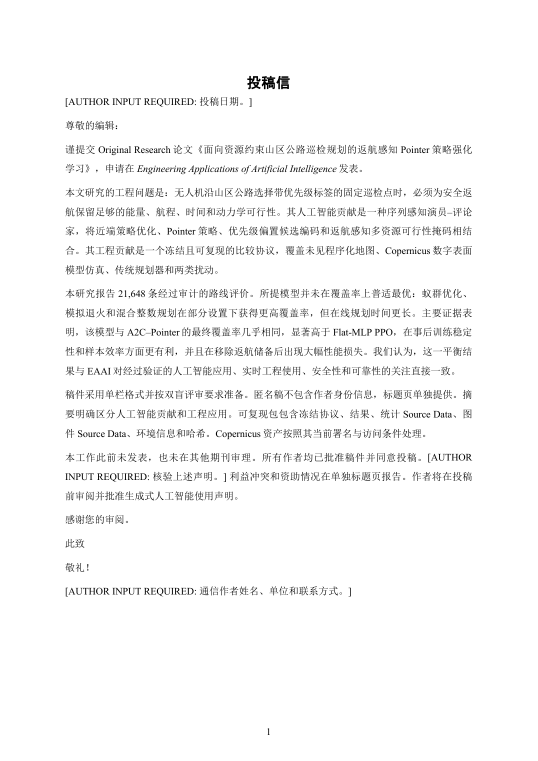
#> input picture paper_delivery/EAAI_format_translation_v3_2026-08-09/qa/docx_render/EAAI_cover_letter_zh_v3/page-1.png, 1075 x 1521 px (shown at 1/2 size)
$ python -i render_and_contact_v3.py   (imports and definitions only)
#> lines starting #> are read from the running program, lines starting #| are printed output that depends on the picture; after the words box and inside, x2 and y2 are one past the last pixel; in counts of white or black regions, pixels touching at a corner belong together
from __future__ import annotations

"""将全部Word导出的PDF逐页转为PNG，并生成二页联系表供人工逐页检查。"""

import json
import subprocess
from pathlib import Path

from PIL import Image, ImageChops, ImageDraw


ROOT = Path(__file__).resolve().parents[1]
RENDER = ROOT / "qa" / "docx_render"
CONTACT = ROOT / "qa" / "contact_sheets"
PDFTOPPM = Path(r"C:\Users\xsp\.cache\codex-runtimes\codex-primary-runtime\dependencies\native\poppler\Library\bin\pdftoppm.exe")


def page_number(path: Path) -> int:
    return int(path.stem.rsplit("-", 1)[-1])


# [8 lines left out: function render_pdf, not called in this run]


def content_bbox(im: Image.Image) -> tuple[int, int, int, int] | None:
    rgb = im.convert("RGB")
    bg = Image.new("RGB", rgb.size, "white")
    diff = ImageChops.difference(rgb, bg).convert("L").point(lambda x: 255 if x > 10 else 0)
    return diff.getbbox()


# [38 lines left out: functions make_contacts, main, not called in this run]


# [2 lines not run here, left out]

>>> from PIL import Image
>>> picture = Image.open('../qa/docx_render/EAAI_cover_letter_zh_v3/page-1.png')
#> picture is the input picture: PIL image 1075x1521 RGB; min 0, max 255, mean 247.5
>>> result = content_bbox(picture)
#> in content_bbox, `bg = Image.new("RGB", rgb.size, "white")`: bg: PIL image 1075x1521 RGB; every value is 255
#> in content_bbox, `diff = ImageChops.difference(rgb, bg).convert("L").point(lambda x: 255..`:
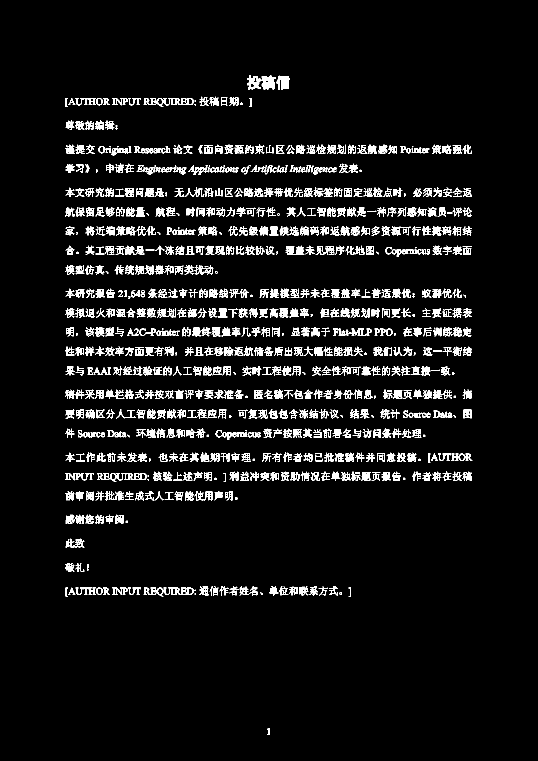
#> diff: PIL image 1075x1521 L (shown at 1/2 size); 6.1% white in thin lines or dots, all inside (x1, y1, x2, y2) = (130, 151, 945, 1470)
#> result = (130, 151, 945, 1470)

$ run again, on paper_delivery/EAAI_format_translation_v3_2026-08-09/qa/docx_render/EAAI_manuscript_anonymized_v3/page-06.png
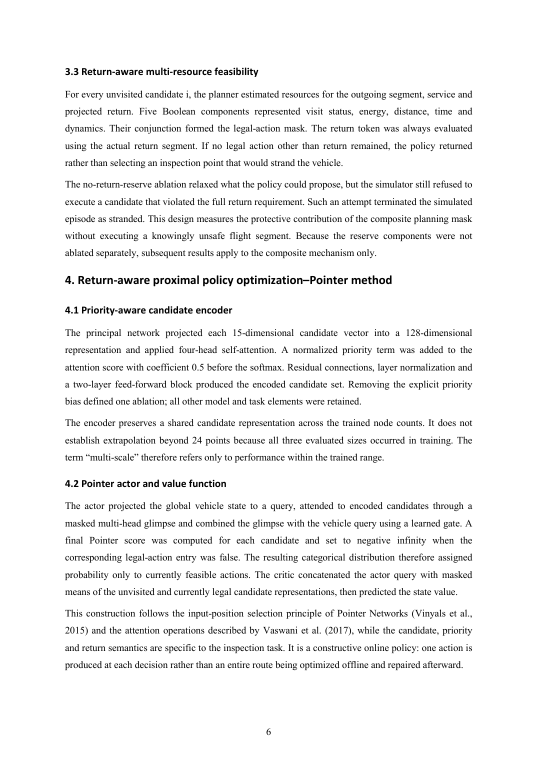
#> input picture paper_delivery/EAAI_format_translation_v3_2026-08-09/qa/docx_render/EAAI_manuscript_anonymized_v3/page-06.png, 1075 x 1521 px (shown at 1/2 size)
#> picture is the input picture: PIL image 1075x1521 RGB; min 0, max 255, mean 242.6
#> bg: PIL image 1075x1521 RGB; every value is 255
#> in content_bbox, `diff = ImageChops.difference(rgb, bg).convert("L").point(lambda x: 255..`:
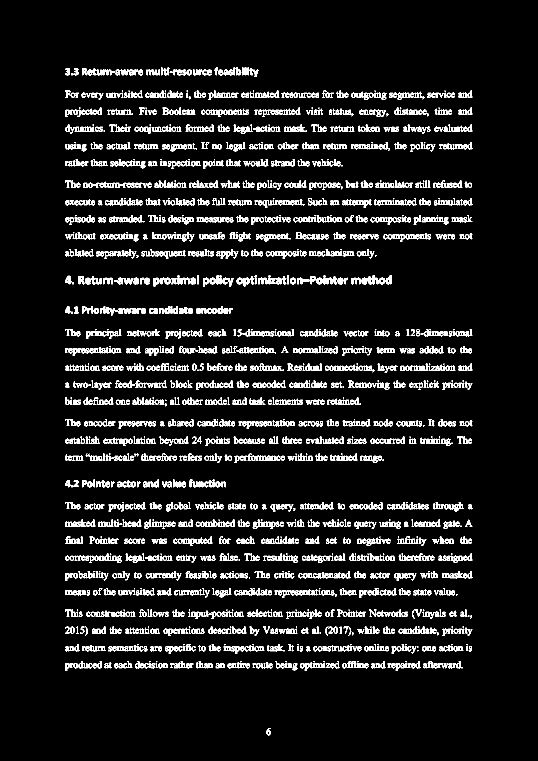
#> diff: PIL image 1075x1521 L (shown at 1/2 size); 8.4% white in thin lines or dots, all inside (x1, y1, x2, y2) = (130, 135, 945, 1471)
#> result = (130, 135, 945, 1471)

$ run again, on paper_delivery/EAAI_format_translation_v3_2026-08-09/qa/docx_render/EAAI_manuscript_two_column_reading_proof_v3/page-5.png
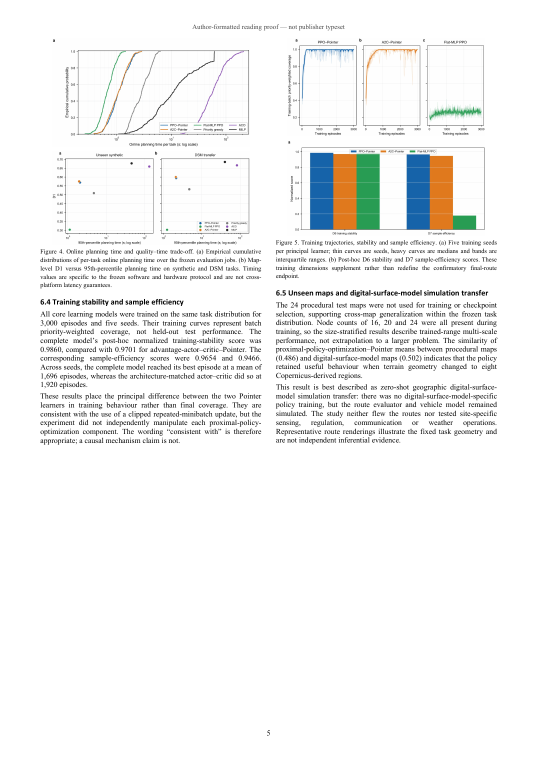
#> input picture paper_delivery/EAAI_format_translation_v3_2026-08-09/qa/docx_render/EAAI_manuscript_two_column_reading_proof_v3/page-5.png, 1075 x 1521 px (shown at 1/2 size)
#> picture is the input picture: PIL image 1075x1521 RGB; mean R, G, B 243.7, 244.1, 243.5
#> bg: PIL image 1075x1521 RGB; every value is 255
#> in content_bbox, `diff = ImageChops.difference(rgb, bg).convert("L").point(lambda x: 255..`:
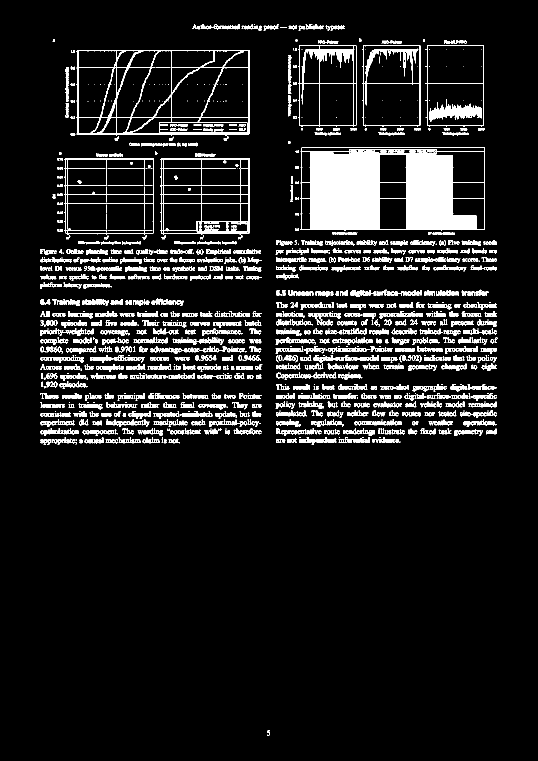
#> diff: PIL image 1075x1521 L (shown at 1/2 size); 9% white; 1275 white regions (369 under 20 px), largest, box (x1, y1, x2, y2) and area: (601, 295, 970, 462) 38989, (153, 100, 499, 272) 6046, (596, 91, 713, 254) 2813
#> result = (80, 48, 996, 1472)

$ run again, on paper_delivery/EAAI_format_translation_v3_2026-08-09/qa/docx_render/EAAI_manuscript_two_column_reading_proof_v3/page-6.png
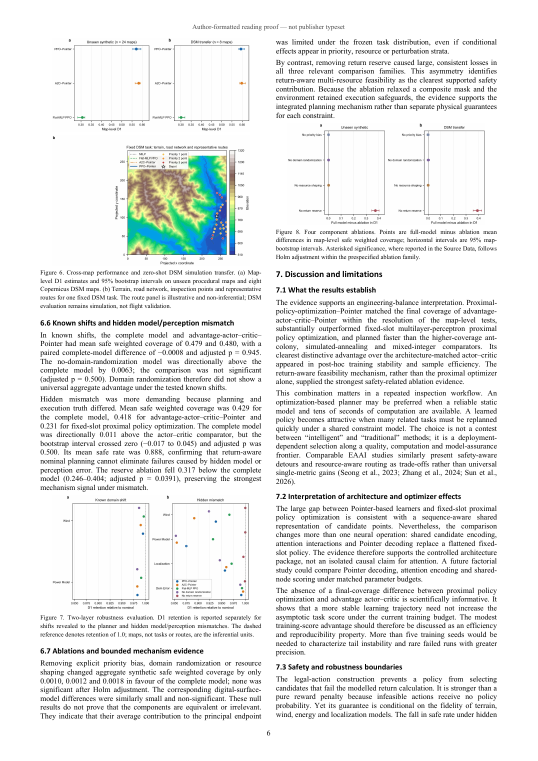
#> input picture paper_delivery/EAAI_format_translation_v3_2026-08-09/qa/docx_render/EAAI_manuscript_two_column_reading_proof_v3/page-6.png, 1075 x 1521 px (shown at 1/2 size)
#> picture is the input picture: PIL image 1075x1521 RGB; mean R, G, B 235.3, 236.9, 236.3
#> bg: PIL image 1075x1521 RGB; every value is 255
#> in content_bbox, `diff = ImageChops.difference(rgb, bg).convert("L").point(lambda x: 255..`:
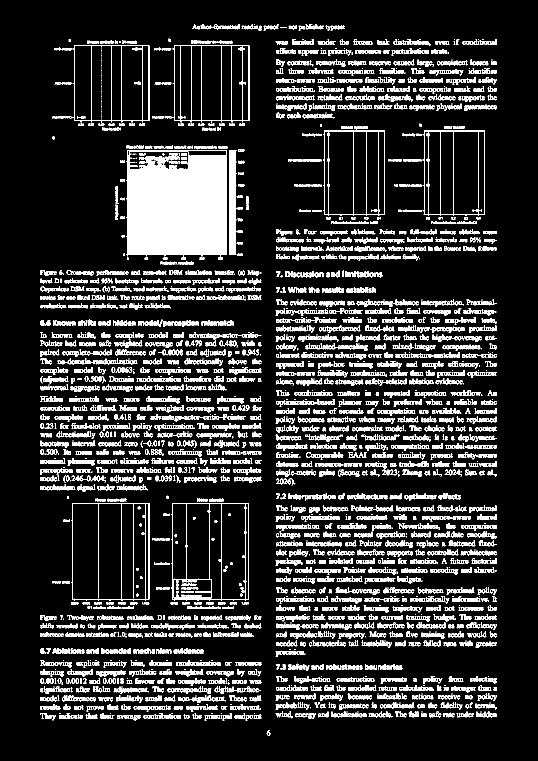
#> diff: PIL image 1075x1521 L (shown at 1/2 size); 15% white; 2521 white regions (591 under 20 px), largest, box (x1, y1, x2, y2) and area: (252, 300, 454, 513) 38270, (459, 300, 473, 510) 2544, (342, 1006, 498, 1202) 2370
#> result = (80, 48, 994, 1472)
